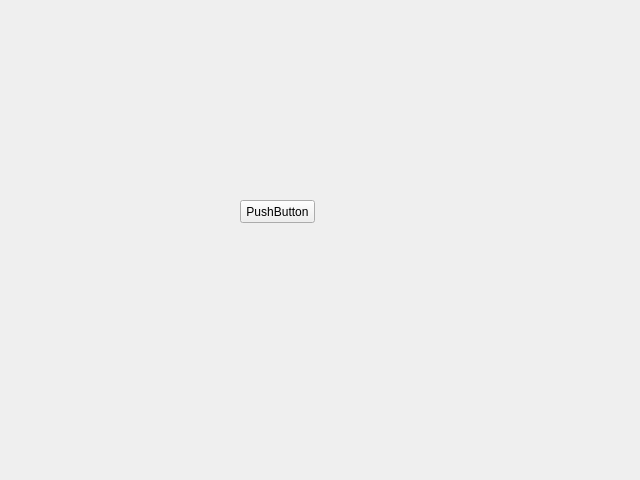
<?xml version="1.0" encoding="UTF-8"?>
<ui version="4.0">
 <class>Form</class>
 <widget class="QWidget" name="Form">
  <property name="geometry">
   <rect>
    <x>0</x>
    <y>0</y>
    <width>640</width>
    <height>480</height>
   </rect>
  </property>
  <property name="windowTitle">
   <string>Form</string>
  </property>
  <widget class="QPushButton" name="pushButton">
   <property name="geometry">
    <rect>
     <x>240</x>
     <y>200</y>
     <width>75</width>
     <height>23</height>
    </rect>
   </property>
   <property name="text">
    <string>PushButton</string>
   </property>
  </widget>
 </widget>
 <resources/>
 <connections/>
</ui>
